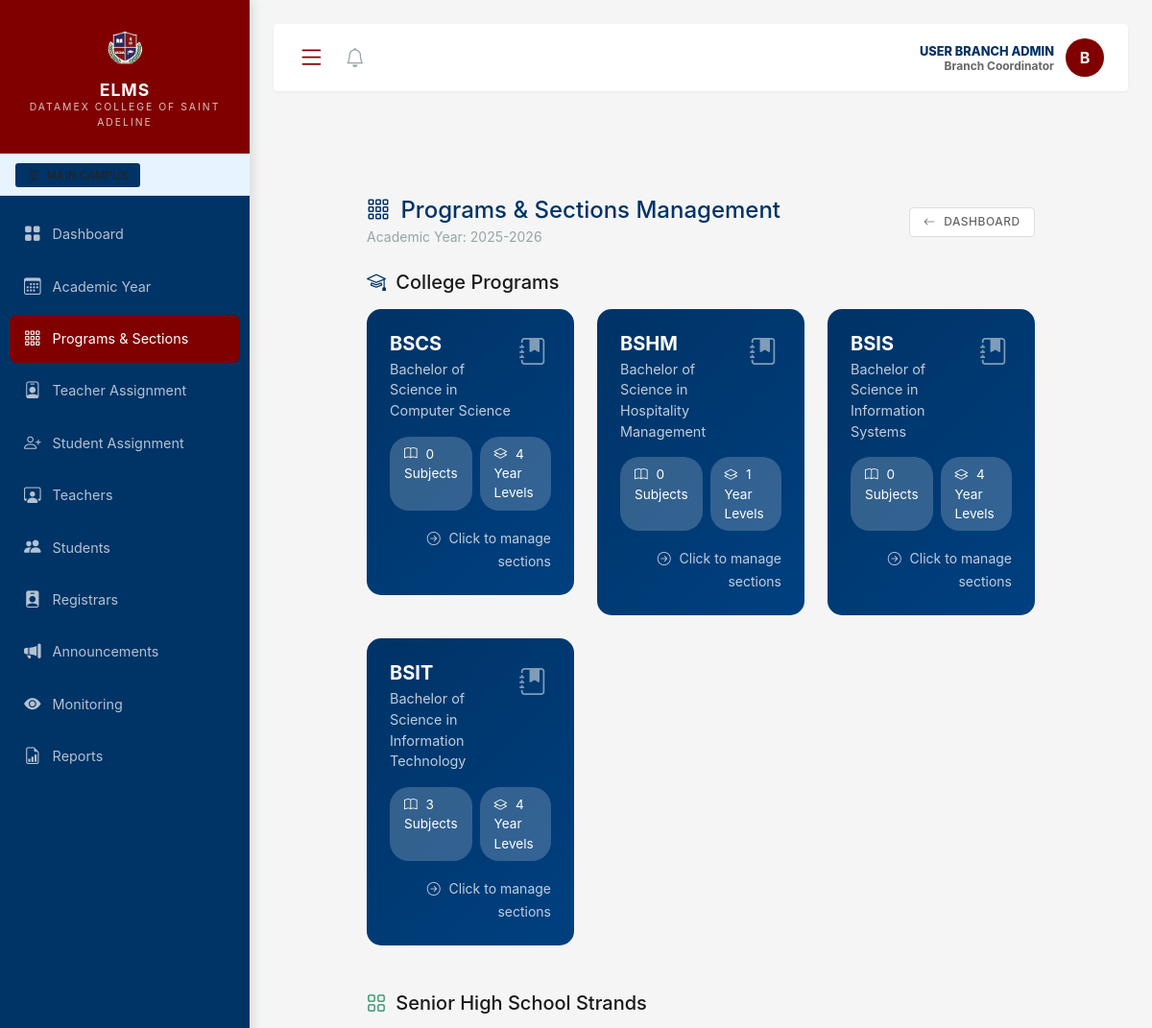
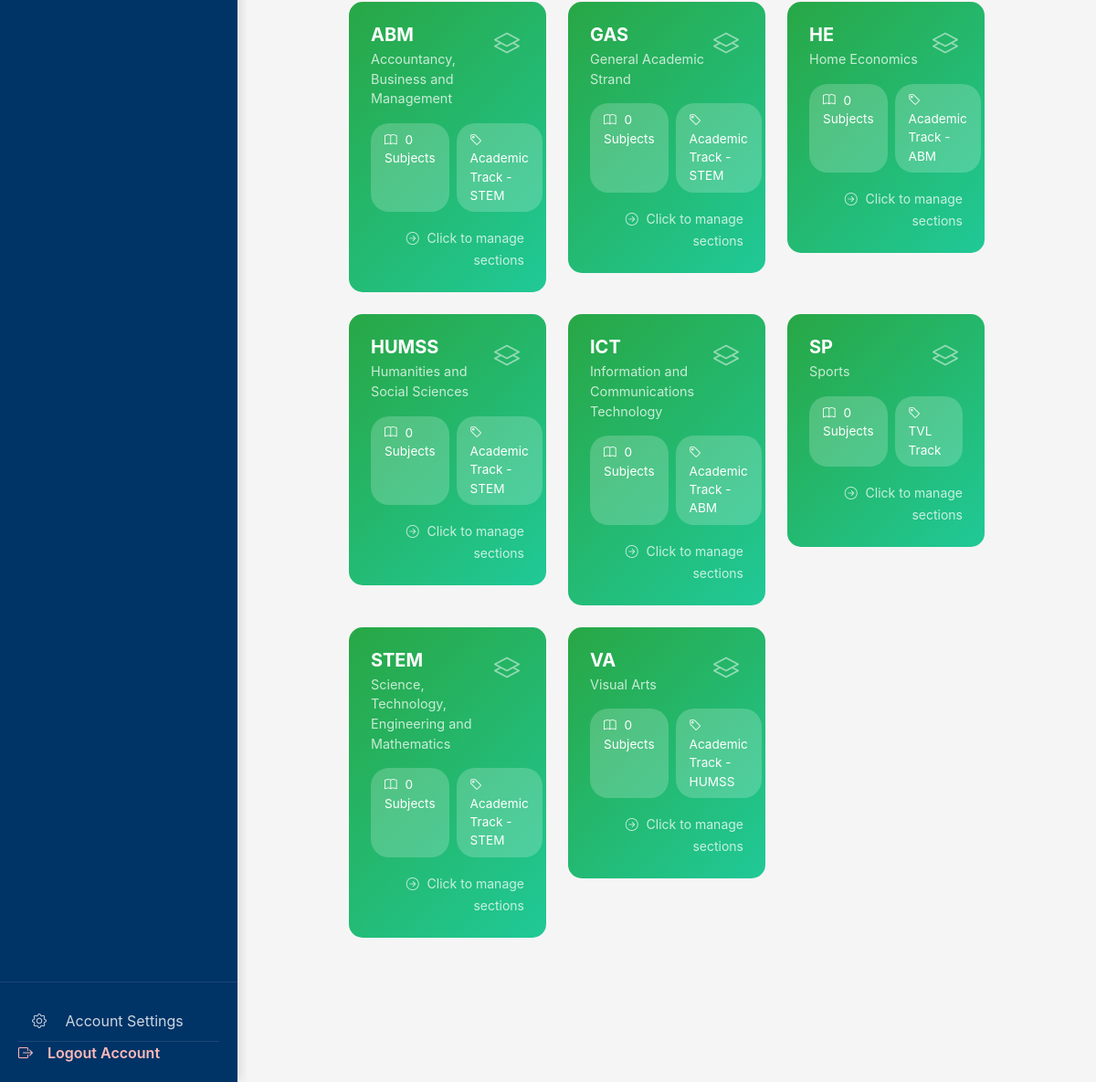
/modules/branch_admin/programs_sections.php (signed in), run on the app's committed database (2 pictures, top to bottom).
### tables this page shows
CREATE TABLE `academic_years` (
  `id` int(10) UNSIGNED NOT NULL,
  `year_name` varchar(20) NOT NULL,
  `start_date` date DEFAULT NULL,
  `end_date` date DEFAULT NULL,
  `is_active` tinyint(1) DEFAULT 0,
  `status` varchar(20) DEFAULT 'upcoming',
  `created_at` timestamp NOT NULL DEFAULT current_timestamp(),
  `updated_at` timestamp NOT NULL DEFAULT current_timestamp() ON UPDATE current_timestamp()
);

CREATE TABLE `programs` (
  `id` int(10) UNSIGNED NOT NULL,
  `program_code` varchar(20) NOT NULL,
  `program_name` varchar(100) NOT NULL,
  `degree_level` enum('Certificate','Associate','Bachelor','Master','Doctorate') DEFAULT 'Bachelor',
  `school_id` int(10) UNSIGNED NOT NULL,
  `is_active` tinyint(1) DEFAULT 1,
  `created_at` timestamp NOT NULL DEFAULT current_timestamp()
);

CREATE TABLE `shs_strands` (
  `id` int(10) UNSIGNED NOT NULL,
  `track_id` int(10) UNSIGNED NOT NULL,
  `strand_code` varchar(20) NOT NULL,
  `strand_name` varchar(100) NOT NULL,
  `description` text DEFAULT NULL,
  `is_active` tinyint(1) DEFAULT 1,
  `created_at` timestamp NOT NULL DEFAULT current_timestamp()
);

CREATE TABLE `shs_tracks` (
  `id` int(10) UNSIGNED NOT NULL,
  `track_name` varchar(100) NOT NULL,
  `track_code` varchar(20) NOT NULL,
  `written_work_weight` decimal(5,2) DEFAULT 30.00,
  `performance_task_weight` decimal(5,2) DEFAULT 50.00,
  `quarterly_exam_weight` decimal(5,2) DEFAULT 20.00,
  `description` text DEFAULT NULL,
  `is_active` tinyint(1) DEFAULT 1
);

### includes/functions.php (called while the page is built, shortened)
<?php
if (!function_exists('get_user_branch_id')) {
    function get_user_branch_id() {
        return $_SESSION['branch_id'] ?? null;
    }
}
?>

### modules/branch_admin/programs_sections.php (the view, shortened to what this page needs)
<?php
require_once '../../config/init.php';
$branch_id = get_user_branch_id();
$current_ay = $conn->query("SELECT * FROM academic_years WHERE is_active = 1 LIMIT 1")->fetch_assoc();
$current_ay_id = $current_ay['id'] ?? 0;
$programs = $conn->query("
    SELECT p.*,
           (SELECT COUNT(*) FROM curriculum_subjects WHERE program_id = p.id AND is_active = 1) as subject_count
    FROM programs p
    WHERE p.is_active = 1
    ORDER BY p.program_code
");
$year_levels_query = $conn->query("
    SELECT pyl.*, p.id as program_id,
           (SELECT COUNT(*) FROM sections s
            WHERE s.year_level_id = pyl.id AND s.branch_id = $branch_id AND s.academic_year_id = $current_ay_id) as section_count
    FROM program_year_levels pyl
    INNER JOIN programs p ON pyl.program_id = p.id
    WHERE pyl.is_active = 1
    ORDER BY pyl.program_id, pyl.year_level
");
$program_year_levels = [];
while ($row = $year_levels_query->fetch_assoc()) {
    $program_year_levels[$row['program_id']][] = $row;
}
$strands = $conn->query("
    SELECT ss.*, st.track_name,
           (SELECT COUNT(*) FROM curriculum_subjects WHERE shs_strand_id = ss.id AND is_active = 1) as subject_count
    FROM shs_strands ss
    LEFT JOIN shs_tracks st ON ss.track_id = st.id
    WHERE ss.is_active = 1
    ORDER BY ss.strand_code
");
include '../../includes/header.php';
?>
<?php include '../../includes/sidebar.php'; ?>
<div id="content">
    <div class="main-content-body">
        <div class="container-fluid">
        <div class="d-flex justify-content-between align-items-center mb-4">
            <div>
                <h4 class="mb-0" style="color: #003366;">
                    <i class="bi bi-grid-3x3-gap"></i> Programs & Sections Management
                </h4>
                <small class="text-muted">Academic Year: <?php echo htmlspecialchars($current_ay['year_name'] ?? 'Not Set'); ?></small>
            </div>
            <div class="d-flex gap-2">
                <a href="dashboard.php" class="btn btn-outline-secondary btn-sm">
                    <i class="bi bi-arrow-left"></i> Dashboard
                </a>
            </div>
        </div>
        <div id="programsView">
            <div class="mb-4">
                <h5 class="mb-3"><i class="bi bi-mortarboard text-primary"></i> College Programs</h5>
                <div class="row" id="collegeProgramsGrid">
                    <?php if ($programs->num_rows > 0): ?>
                        <?php while ($program = $programs->fetch_assoc()): ?>
                            <div class="col-lg-4 col-md-6 mb-4">
                                <div class="program-card p-4" onclick="viewProgramYearLevels(<?php echo $program['id']; ?>, 'college', '<?php echo htmlspecialchars(addslashes($program['program_name'])); ?>')">
                                    <div class="d-flex justify-content-between align-items-start mb-3">
                                        <div>
                                            <h5 class="mb-1 fw-bold"><?php echo htmlspecialchars($program['program_code']); ?></h5>
                                            <p class="mb-0 opacity-75" style="font-size: 0.9rem;"><?php echo htmlspecialchars($program['program_name']); ?></p>
                                        </div>
                                        <i class="bi bi-journal-bookmark-fill fs-3 opacity-50"></i>
                                    </div>
                                    <div class="d-flex gap-2 mt-3">
                                        <span class="stat-badge">
                                            <i class="bi bi-book"></i> <?php echo $program['subject_count']; ?> Subjects
                                        </span>
                                        <span class="stat-badge">
                                            <i class="bi bi-layers"></i> <?php echo count($program_year_levels[$program['id']] ?? []); ?> Year Levels
                                        </span>
                                    </div>
                                    <div class="mt-3 text-end">
                                        <small class="opacity-75"><i class="bi bi-arrow-right-circle"></i> Click to manage sections</small>
                                    </div>
                                </div>
                            </div>
                        <?php endwhile; ?>
                    <?php endif; ?>
                </div>
            </div>
            <div class="mb-4">
                <h5 class="mb-3"><i class="bi bi-grid text-success"></i> Senior High School Strands</h5>
                <div class="row" id="shsStrandsGrid">
                    <?php if ($strands->num_rows > 0): ?>
                        <?php while ($strand = $strands->fetch_assoc()): ?>
                            <div class="col-lg-4 col-md-6 mb-4">
                                <div class="program-card shs p-4" onclick="viewProgramYearLevels(<?php echo $strand['id']; ?>, 'shs', '<?php echo htmlspecialchars(addslashes($strand['strand_name'])); ?>')">
                                    <div class="d-flex justify-content-between align-items-start mb-3">
                                        <div>
                                            <h5 class="mb-1 fw-bold"><?php echo htmlspecialchars($strand['strand_code']); ?></h5>
                                            <p class="mb-0 opacity-75" style="font-size: 0.9rem;"><?php echo htmlspecialchars($strand['strand_name']); ?></p>
                                        </div>
                                        <i class="bi bi-layers fs-3 opacity-50"></i>
                                    </div>
                                    <div class="d-flex gap-2 mt-3">
                                        <span class="stat-badge">
                                            <i class="bi bi-book"></i> <?php echo $strand['subject_count']; ?> Subjects
                                        </span>
                                        <span class="stat-badge">
                                            <i class="bi bi-tag"></i> <?php echo htmlspecialchars($strand['track_name'] ?? 'N/A'); ?>
                                        </span>
                                    </div>
                                    <div class="mt-3 text-end">
                                        <small class="opacity-75"><i class="bi bi-arrow-right-circle"></i> Click to manage sections</small>
                                    </div>
                                </div>
                            </div>
                        <?php endwhile; ?>
                    <?php endif; ?>
                </div>
            </div>
        </div>
    </div>
</div>
        </div>
<?php include '../../includes/footer.php'; ?>

### includes/header.php (style rules this page uses)
:root { --maroon: #800000; --blue: #003366; --sidebar-width: 260px; }
html, body { height: 100%; margin: 0; overflow: hidden; font-family: 'Public Sans', sans-serif; background-color: #f4f7f6; }
#content { flex: 1; display: flex; flex-direction: column; overflow: hidden; width: 100%; }
.main-content-body { flex: 1; overflow-y: auto; padding: 30px; }
body { background-color: #f5f5f5; font-family: -apple-system, BlinkMacSystemFont, "Segoe UI", Roboto, "Helvetica Neue", Arial, sans-serif; color: #1a1a1a; }
.btn { font-weight: 500; border-radius: 4px; padding: 0.5rem 1.25rem; border: none; transition: all 0.2s ease; text-transform: uppercase; font-size: 0.8rem; letter-spacing: 0.5px; }
.btn-sm { padding: 0.35rem 0.9rem; font-size: 0.75rem; }
.btn-outline-secondary { border: 1px solid #ddd; color: #666; background: white; font-weight: 500; }
#content { padding: 25px; }
.text-primary { color: var(--blue) !important; }
.text-muted { color: #95a5a6 !important; }
i.bi { margin-right: 5px; }

### modules/branch_admin/programs_sections.php (style rules this page uses)
.program-card { background: linear-gradient(135deg, #003366 0%, #004080 100%); border-radius: 15px; color: white; transition: all 0.3s ease; cursor: pointer; min-height: 200px; }
.program-card.shs { background: linear-gradient(135deg, #28a745 0%, #20c997 100%); }
.stat-badge { background: rgba(255,255,255,0.2); padding: 8px 15px; border-radius: 20px; font-size: 0.85rem; }

### data on the page
academic_years: year_name "2025-2026"
programs: program_code "BSCS", program_name "Bachelor of Science in Computer Science", subject_count "0", id "4"
programs: program_code "BSHM", program_name "Bachelor of Science in Hospitality Management", subject_count "0", id "1"
programs: program_code "BSIS", program_name "Bachelor of Science in Information Systems", subject_count "0", id "4"
programs: program_code "BSIT", program_name "Bachelor of Science in Information Technology", subject_count "3", id "4"
shs_strands: strand_code "ABM", strand_name "Accountancy, Business and Management", subject_count "0", shs_tracks.track_name "Academic Track - STEM"
shs_strands: strand_code "GAS", strand_name "General Academic Strand", subject_count "0", shs_tracks.track_name "Academic Track - STEM"
shs_strands: strand_code "HE", strand_name "Home Economics", subject_count "0", shs_tracks.track_name "Academic Track - ABM"
shs_strands: strand_code "HUMSS", strand_name "Humanities and Social Sciences", subject_count "0", shs_tracks.track_name "Academic Track - STEM"
shs_strands: strand_code "ICT", strand_name "Information and Communications Technology", subject_count "0", shs_tracks.track_name "Academic Track - ABM"
shs_strands: strand_code "SP", strand_name "Sports", subject_count "0", shs_tracks.track_name "TVL Track"
shs_strands: strand_code "STEM", strand_name "Science, Technology, Engineering and Mathematics", subject_count "0", shs_tracks.track_name "Academic Track - STEM"
shs_strands: strand_code "VA", strand_name "Visual Arts", subject_count "0", shs_tracks.track_name "Academic Track - HUMSS"

### other printed values
$_SESSION['role'] "BRANCH ADMIN"
$_SESSION['name'] "Branch Coordinator"
substr($_SESSION['name'] ?? 'U', 0, 1) "B"
